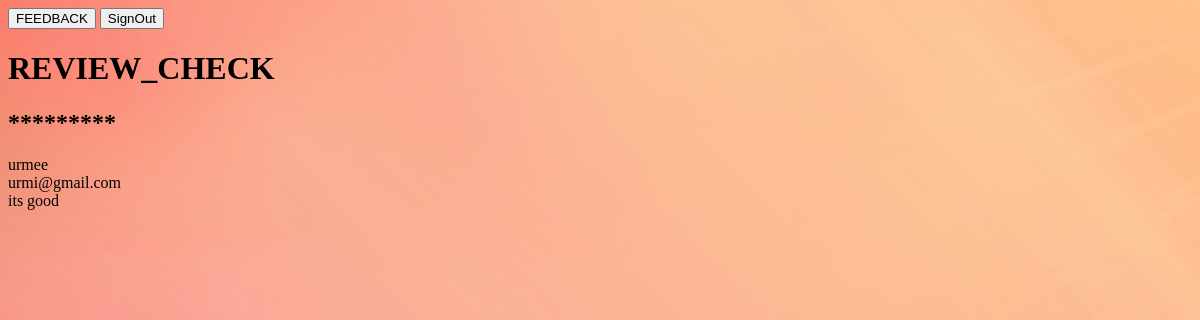
The page /review on the database as committed earlier.
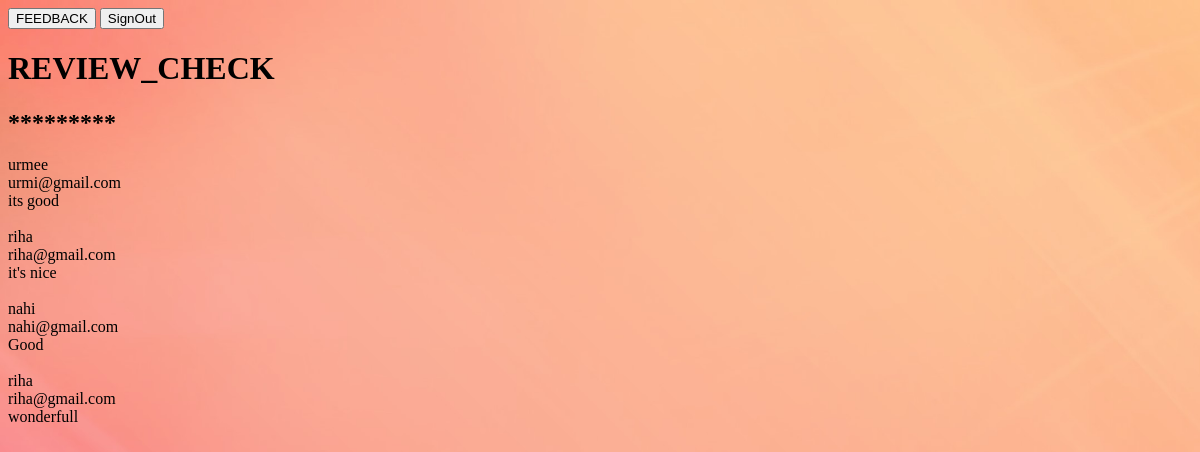
The same page on the database as committed later.
### design/models.py (models this page shows)
class feedback(models.Model):
    feedname = models.CharField(max_length=250, default="")
    email = models.CharField(max_length=250, default="")
    message = models.CharField(max_length=250, default="")

### OnlineShopping/views.py (the view)
# urls.py: path('review',views.review),
def review(request):
    obj = feedback.objects.all()
    context = {"obj": obj}
    return render(request, "review.html", context)

### templates/review.html (shortened to what this page needs)
{% load static%}
<html lang="en">
<link rel ="stylesheet" href="{% static 'r.css'%}" >
<head>
</head>
<body>
<form action="">
    <RIGHT><input type="submit" value="FEEDBACK" formaction="http://127.0.0.1:8000/feedback"> </RIGHT>
    <input type="submit" value="SignOut" formaction="http://127.0.0.1:8000/">
<h1> REVIEW_CHECK </h1>
<h2> *********</h2>
 {% for p in obj %}
    {{p.feedname}}<br/>
    {{p.email}}<br/>
    {{p.message}}<br/><br/>
    {%endfor%}
</form>
</body>
</html>

### static/r.css (style rules this page uses)
body { padding:0; background: url(w.jpg) no-repeat; background-size: cover; text-align:left; color:black }

Rows that differ between the two databases and show on the page:
added feedback: feedname "riha", email "riha@gmail.com", message "it's nice"
added feedback: feedname "nahi", email "nahi@gmail.com", message "Good"
added feedback: feedname "riha", email "riha@gmail.com", message "wonderfull"
